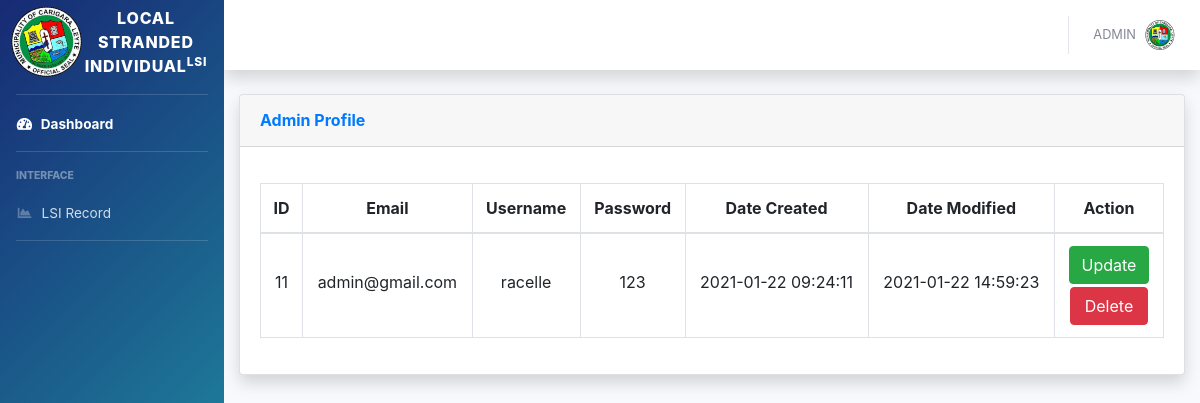
The page /admin.php (signed in) on the database its author committed.
### tables this page shows
CREATE TABLE `admin_register` (
  `account_id` int(11) NOT NULL,
  `username` varchar(60) NOT NULL,
  `email` varchar(60) NOT NULL,
  `password` varchar(60) NOT NULL,
  `date_created` timestamp NOT NULL DEFAULT current_timestamp(),
  `date_modified` timestamp NOT NULL DEFAULT current_timestamp() ON UPDATE current_timestamp()
);

### admin.php (the view, shortened to what this page needs)
<?php
include('includes/header.php');
include('includes/navbar.php');
?>
<head>
<link rel="stylesheet" href="assets/bootstrap/css/bootstrap.min1.css">
<link rel="stylesheet" href="assets/css/personal.css">
</head>
<div class="container-fluid">
<div class="card shadow mb-4">
  <div class="card-header py-3">
    <h6 class="m-0 font-weight-bold text-primary">Admin Profile
    </h6>
  </div>
  <div class="card-body">
    <div class="table-responsive">
      <?php
      $connection = mysqli_connect("localhost","root","","db_lsi");
          $query = "SELECT * FROM admin_register";
          $query_run = mysqli_query($connection, $query);
      ?>
      <table class="table table-bordered" id="dataTable" width="100%" cellspacing="0">
        <thead>
          <tr style="text-align: center;">
            <th>ID</th>
            <th>Email</th>
            <th>Username</th>
            <th>Password</th>
            <th>Date Created</th>
            <th>Date Modified</th>
            <th>Action</th>
          </tr>
        </thead>
        <tbody>
          <?php
            if(mysqli_num_rows($query_run) > 0)
            {
              while($row = mysqli_fetch_assoc($query_run))
            {
          ?>
          <tr style="text-align: center;">
            <td><br><?php  echo $row['account_id']; ?></td>
            <td><br><?php  echo $row['email']; ?></td>
            <td><br><?php  echo $row['username']; ?></td>
            <td><br><?php  echo $row['password']; ?></td>
            <td><br><?php  echo $row['date_created']; ?></td>
            <td><br><?php  echo $row['date_modified']; ?></td>
            <td>
                <form action="admin-edit.php" method="post">
                    <button  type="submit" name="edit_btn" class="btn btn-success">Update</button>
                </form>
                <form action="code.php" method="post">
                  <button style="margin-top: 3px;" type="submit" name="delete_account" class="btn btn-danger">Delete</button>
                </form>
            </td>
          </tr>
           <?php
             }
            }
            else {
              echo "No Record Found";
            }
            ?>
        </tbody>
      </table>
    </div>
  </div>
</div>
</div>

### rows shown on the page
admin_register: account_id "11", email "admin@gmail.com", username "racelle", password "123", date_created "2021-01-22 09:24:11", date_modified "2021-01-22 14:59:23"
